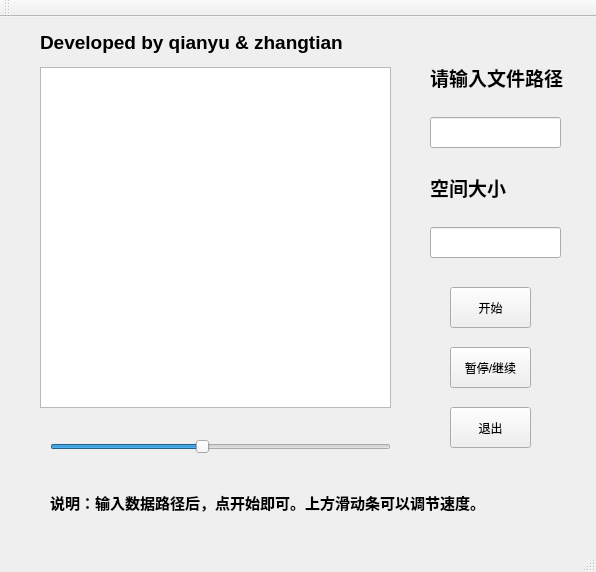
<?xml version="1.0" encoding="UTF-8"?>
<ui version="4.0">
 <class>MainWindow</class>
 <widget class="QMainWindow" name="MainWindow">
  <property name="geometry">
   <rect>
    <x>0</x>
    <y>0</y>
    <width>596</width>
    <height>572</height>
   </rect>
  </property>
  <property name="windowTitle">
   <string>MainWindow</string>
  </property>
  <widget class="QWidget" name="centralWidget">
   <widget class="QSlider" name="horizontalSlider">
    <property name="geometry">
     <rect>
      <x>50</x>
      <y>420</y>
      <width>341</width>
      <height>20</height>
     </rect>
    </property>
    <property name="minimum">
     <number>1</number>
    </property>
    <property name="maximum">
     <number>10</number>
    </property>
    <property name="value">
     <number>5</number>
    </property>
    <property name="orientation">
     <enum>Qt::Horizontal</enum>
    </property>
   </widget>
   <widget class="QTextBrowser" name="textBrowser">
    <property name="geometry">
     <rect>
      <x>40</x>
      <y>50</y>
      <width>351</width>
      <height>341</height>
     </rect>
    </property>
   </widget>
   <widget class="QPushButton" name="pushButton">
    <property name="geometry">
     <rect>
      <x>450</x>
      <y>390</y>
      <width>81</width>
      <height>41</height>
     </rect>
    </property>
    <property name="text">
     <string>退出</string>
    </property>
   </widget>
   <widget class="QPushButton" name="pushButton_2">
    <property name="geometry">
     <rect>
      <x>450</x>
      <y>270</y>
      <width>81</width>
      <height>41</height>
     </rect>
    </property>
    <property name="text">
     <string>开始</string>
    </property>
   </widget>
   <widget class="QLineEdit" name="lineEdit">
    <property name="geometry">
     <rect>
      <x>430</x>
      <y>210</y>
      <width>131</width>
      <height>31</height>
     </rect>
    </property>
   </widget>
   <widget class="QLabel" name="label">
    <property name="geometry">
     <rect>
      <x>430</x>
      <y>150</y>
      <width>121</width>
      <height>41</height>
     </rect>
    </property>
    <property name="font">
     <font>
      <family>Agency FB</family>
      <pointsize>14</pointsize>
      <weight>75</weight>
      <bold>true</bold>
     </font>
    </property>
    <property name="text">
     <string>空间大小</string>
    </property>
   </widget>
   <widget class="QLineEdit" name="lineEdit_2">
    <property name="geometry">
     <rect>
      <x>430</x>
      <y>100</y>
      <width>131</width>
      <height>31</height>
     </rect>
    </property>
   </widget>
   <widget class="QLabel" name="label_2">
    <property name="geometry">
     <rect>
      <x>430</x>
      <y>40</y>
      <width>171</width>
      <height>41</height>
     </rect>
    </property>
    <property name="font">
     <font>
      <family>Agency FB</family>
      <pointsize>14</pointsize>
      <weight>75</weight>
      <bold>true</bold>
     </font>
    </property>
    <property name="text">
     <string>请输入文件路径</string>
    </property>
   </widget>
   <widget class="QLabel" name="label_3">
    <property name="geometry">
     <rect>
      <x>50</x>
      <y>460</y>
      <width>571</width>
      <height>51</height>
     </rect>
    </property>
    <property name="font">
     <font>
      <pointsize>11</pointsize>
      <weight>75</weight>
      <bold>true</bold>
     </font>
    </property>
    <property name="text">
     <string>说明：输入数据路径后，点开始即可。上方滑动条可以调节速度。</string>
    </property>
   </widget>
   <widget class="QLabel" name="label_4">
    <property name="geometry">
     <rect>
      <x>40</x>
      <y>15</y>
      <width>331</width>
      <height>21</height>
     </rect>
    </property>
    <property name="font">
     <font>
      <pointsize>14</pointsize>
      <weight>75</weight>
      <bold>true</bold>
     </font>
    </property>
    <property name="text">
     <string>Developed by qianyu &amp; zhangtian</string>
    </property>
   </widget>
   <widget class="QPushButton" name="pushButton_3">
    <property name="geometry">
     <rect>
      <x>450</x>
      <y>330</y>
      <width>81</width>
      <height>41</height>
     </rect>
    </property>
    <property name="text">
     <string>暂停/继续</string>
    </property>
   </widget>
   <widget class="QWidget" name="widget" native="true">
    <property name="geometry">
     <rect>
      <x>0</x>
      <y>-10</y>
      <width>601</width>
      <height>541</height>
     </rect>
    </property>
    <property name="styleSheet">
     <string notr="true">background-image: url(:/back_image.jpg);</string>
    </property>
   </widget>
   <zorder>widget</zorder>
   <zorder>horizontalSlider</zorder>
   <zorder>pushButton</zorder>
   <zorder>pushButton_2</zorder>
   <zorder>lineEdit</zorder>
   <zorder>label</zorder>
   <zorder>lineEdit_2</zorder>
   <zorder>label_2</zorder>
   <zorder>label_3</zorder>
   <zorder>label_4</zorder>
   <zorder>pushButton_3</zorder>
   <zorder>textBrowser</zorder>
  </widget>
  <widget class="QMenuBar" name="menuBar">
   <property name="geometry">
    <rect>
     <x>0</x>
     <y>0</y>
     <width>596</width>
     <height>23</height>
    </rect>
   </property>
  </widget>
  <widget class="QToolBar" name="mainToolBar">
   <attribute name="toolBarArea">
    <enum>TopToolBarArea</enum>
   </attribute>
   <attribute name="toolBarBreak">
    <bool>false</bool>
   </attribute>
  </widget>
  <widget class="QStatusBar" name="statusBar"/>
 </widget>
 <layoutdefault spacing="6" margin="11"/>
 <resources/>
 <connections/>
</ui>
